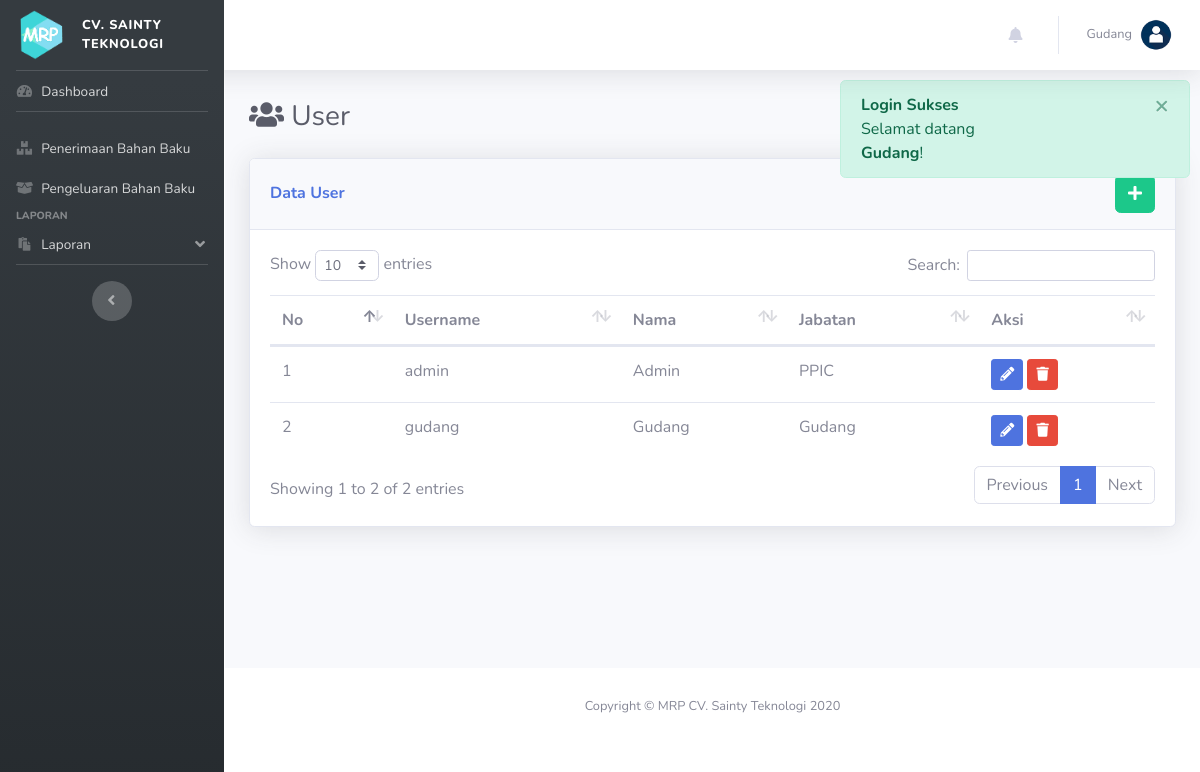
Page /index.php?p=user (signed in) on the earlier database version.
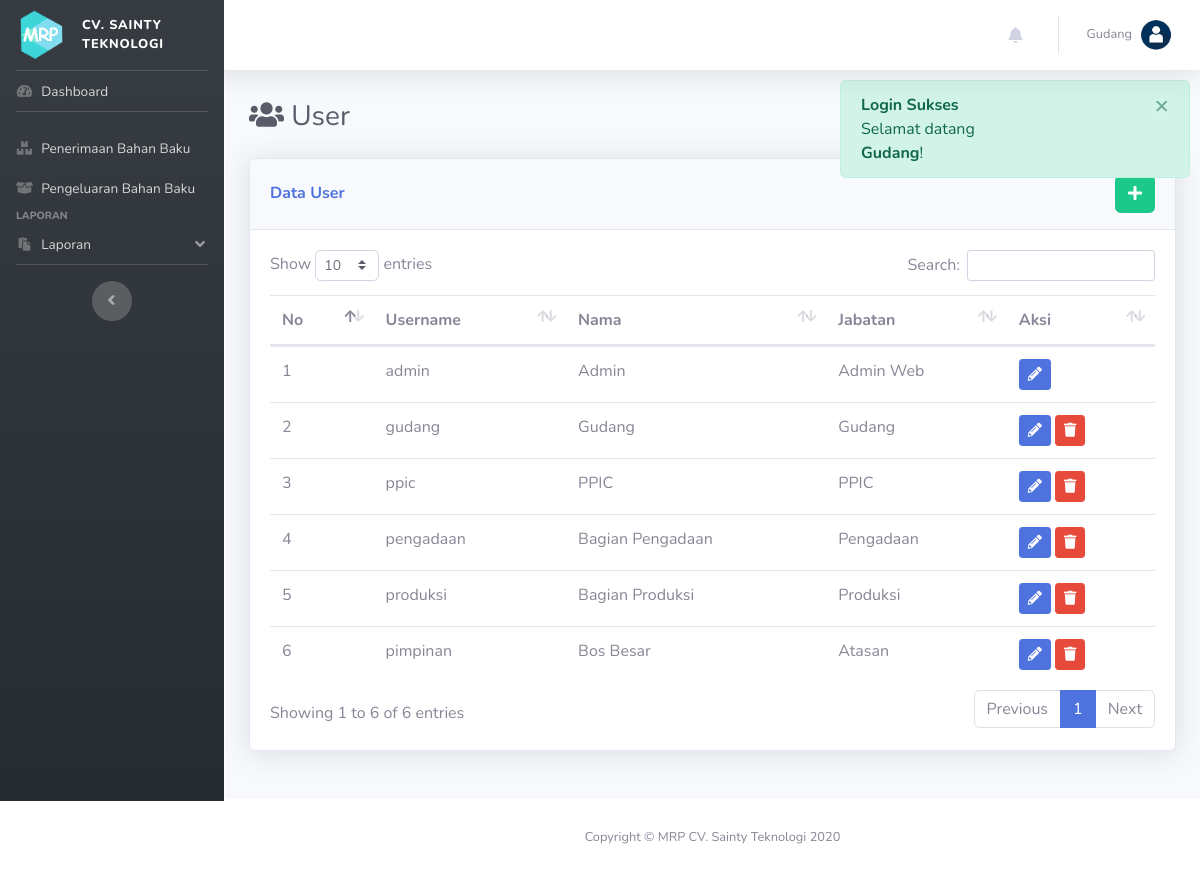
Same page on the later database version.
### tables this page shows
CREATE TABLE IF NOT EXISTS `user` (
  `id_user` int(11) NOT NULL AUTO_INCREMENT,
  `username` varchar(50) DEFAULT NULL,
  `password` varchar(50) DEFAULT NULL,
  `nama_user` varchar(200) DEFAULT NULL,
  `jabatan` char(1) DEFAULT NULL,
  PRIMARY KEY (`id_user`),
  UNIQUE KEY `username` (`username`)
);

### config/koneksi.php (called while the page is built, shortened)
<?php
	function get_jabatan($id = null){
		$jab = ["Atasan", "PPIC", "Gudang", "Pengadaan", "Produksi", "Admin Web"];
		if(is_null($id)){
			return $jab;
		}else{
			return $jab[$id];
		}
	}
?>

### pages/user.php (the view, shortened to what this page needs)
<div class="d-sm-flex align-items-center justify-content-between mb-4">
    <h1 class="h3 mb-0 text-gray-800"> <i class="fa fa-users"></i> User</h1>
</div>
<?php
	$ket = "Data";
?>
<div class="row row_angket">
	<div class="col mb-4">
		<div class="card shadow mb-4">
            <div class="card-header py-3 d-flex flex-row align-items-center justify-content-between">
                <h6 class="m-0 font-weight-bold text-primary"><?= ucfirst($ket); ?> User</h6>
                <?php
                if(!isset($_GET['ket'])){
                ?>
                <div class="dropdown no-arrow">
                    <a href="index.php?p=user&ket=tambah" class="btn btn-success" data-toggle="tooltip" data-placement="top" title="Tambah Data"><i class="fa fa-plus"></i></a>
                </div>
            	<?php } ?>
            </div>
            <div class="card-body">
            <?php
            	if(!isset($form)):
            ?>
            	<table class="table dataTable">
            		<thead>
            			<tr>
            				<th>No</th>
                            <th>Username</th>
            				<th>Nama</th>
            				<th>Jabatan</th>
            				<th>Aksi</th>
            			</tr>
            		</thead>
            		<tbody>
            		<?php
            			$i=0;
            			$sql = "SELECT * FROM user";
            			$q = mysqli_query($con, $sql);
            			while($row = mysqli_fetch_array($q)):
            		?>
            			<tr>
            				<td><?= ++$i; ?></td>
                            <td><?= $row['username']; ?></td>
                            <td><?= $row['nama_user']; ?></td>
                            <td><?= get_jabatan($row['jabatan']); ?></td>
            				<td>
                                <a href="index.php?p=user&ket=ubah&id=<?= $row['id_user'] ?>" class="btn btn-sm btn-primary" data-toggle="tooltip" data-placement="top" title="Ubah Data"><i class="fa fa-pencil-alt"></i></a>
                                <?php if($row['jabatan'] != 5): ?>
                                <button type="button" class="btn btn-sm btn-danger btn-hapus" data-id="<?= $row['id_user'] ?>" data-toggle="tooltip" data-placement="top" title="Hapus">
                                    <i class="fa fa-trash"></i>
                                </button>
                                <?php endif; ?>
                            </td>
            			</tr>
            		<?php endwhile; ?>
            		</tbody>
            	</table>
            	<?php endif; ?>
            </div>
        </div>
    </div>
</div>

### templates/sidebar.php (shortened to what this page needs)
<?php
$akses = [
            [8, 81, 82, 83, 84, 85, 86],
            [0, 1, 2, 3, 4, 8, 81, 82, 83, 84, 85, 86],
            [6, 7, 8, 82, 83],
            [5, 8, 84, 85],
            [8, 86],
            [0, 1, 2, 3, 4, 8, 81, 82, 83, 84, 85, 86, 9]
        ];
?>
    <li class="nav-item" id="home">
        <a class="nav-link" href="index.php">
            <i class="fas fa-fw fa-tachometer-alt"></i>
            <span>Dashboard</span>
        </a>
    </li>
    <hr class="sidebar-divider">
    <?php foreach($menu as $k => $v): ?>
        <?php if(in_array($v['menu'][0]['id'], $akses[$_SESSION['type']])): ?>
        <div class="sidebar-heading">
            <?= $v['group']; ?>
        </div>
        <?php endif; ?>
        <?php foreach($v['menu'] as $a => $b): ?>
            <?php if(in_array($b['id'], $akses[$_SESSION['type']])): ?>
                <?php if($b['type']==0): ?>
                    <li class="nav-item" id="<?= str_replace(".php", "", $b['pages']); ?>">
                        <a class="nav-link" href="<?= $b['link']; ?>">
                            <i class="<?= $b['icon']; ?>"></i>
                            <span><?= $b['text']; ?></span>
                        </a>
                    </li>
                <?php else: ?>
                    <li class="nav-item" id="<?= str_replace(".php", "", $b['pages']); ?>">
                        <a class="nav-link" href="#" data-toggle="collapse" data-target="#collapseLaporan" aria-expanded="true" aria-controls="collapseLaporan">
                            <i class="<?= $b['icon']; ?>"></i>
                            <span><?= $b['text']; ?></span>
                        </a>
                    </li>
                <?php endif; ?>
            <?php endif; ?>
        <?php endforeach; ?>
    <?php endforeach; ?>

Differences in the rows shown:
changed user "admin": jabatan "PPIC" → "Admin Web"
added user: username "ppic", nama_user "PPIC", jabatan "PPIC"
added user: username "pengadaan", nama_user "Bagian Pengadaan", jabatan "Pengadaan"
added user: username "produksi", nama_user "Bagian Produksi", jabatan "Produksi"
added user: username "pimpinan", nama_user "Bos Besar", jabatan "Atasan"
Other differences:
text written by a page script: "Show entries Search: Showing 1 to 2 of 2 entries Previous 1 Next" → "Show entries Search: Showing 1 to 6 of 6 entries Previous 1 Next"
